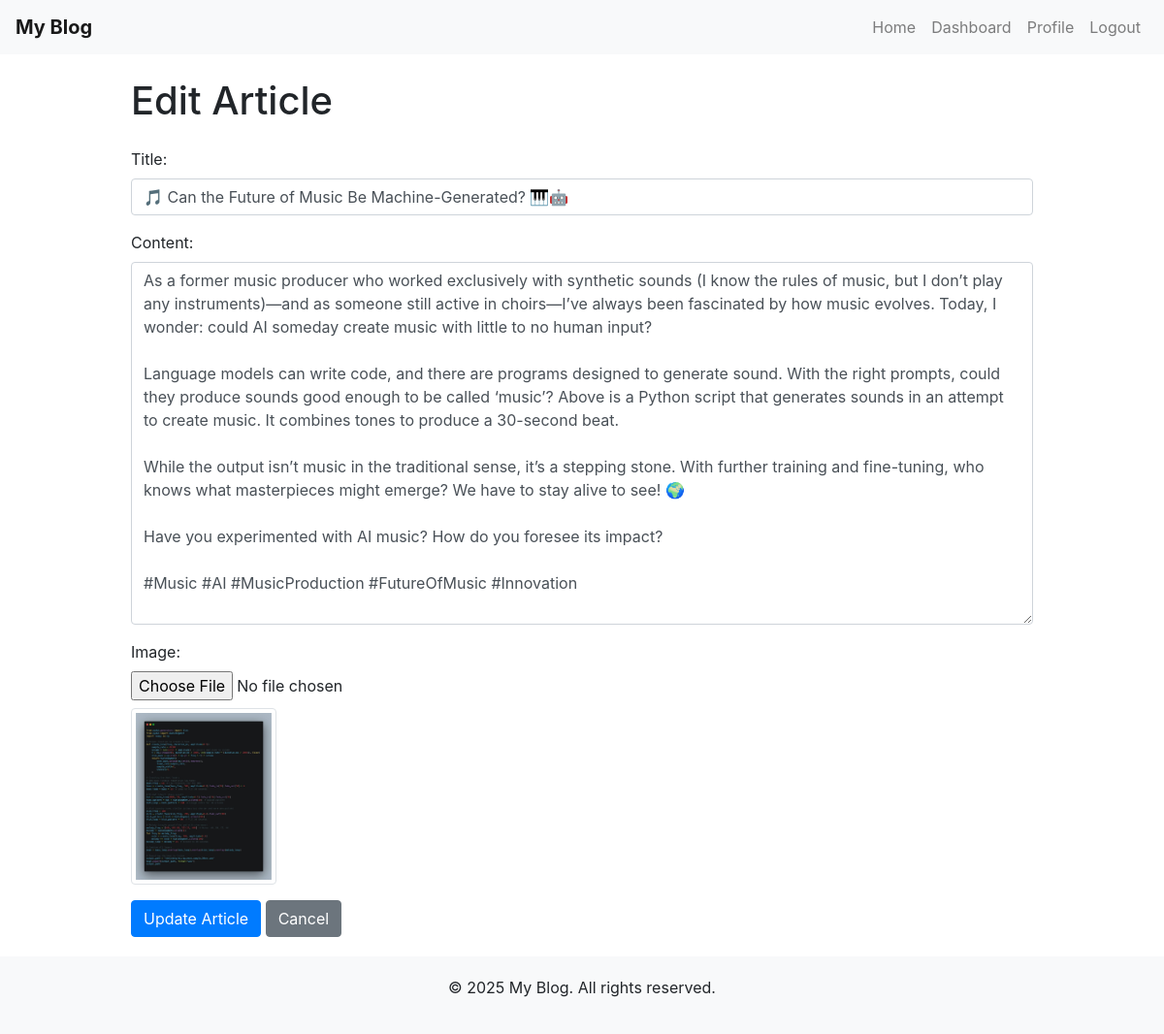
The page /edit_article/3 (signed in) on the database its author committed.
### app.py (models this page shows)
class Article(db.Model):
    id = db.Column(db.Integer, primary_key=True)
    title = db.Column(db.String(150), nullable=False)
    content = db.Column(db.Text, nullable=False)
    date = db.Column(db.String(100), nullable=False)
    author_id = db.Column(db.Integer, db.ForeignKey('user.id'), nullable=False)
    comments = db.relationship('Comment', backref='article', lazy=True)
    image = db.Column(db.String(200), nullable=True)

### app.py (the view, shortened to what this page needs)
@app.route('/edit_article/<int:id>', methods=['GET', 'POST'])
def edit_article(id):
    article = Article.query.get_or_404(id)
    return render_template('edit_article.html', article=article)

### app.py (called while the page is built)
@app.context_processor
def inject_now():
    return {'current_year': datetime.now().year}

### templates/edit_article.html (shortened to what this page needs)
{% extends "base.html" %}
{% block content %}
<h1 class="my-4">Edit Article</h1>
<form method="POST" enctype="multipart/form-data">
    <div class="form-group">
        <label for="title">Title:</label>
        <input type="text" id="title" name="title" class="form-control" value="{{ article.title }}" required>
    </div>
    <div class="form-group">
        <label for="content">Content:</label>
        <textarea id="content" name="content" class="form-control" rows="15" required>{{ article.content }}</textarea>
    </div>
    <div class="form-group">
        <label for="image">Image:</label>
        <input type="file" id="image" name="image" class="form-control-file">
        {% if article.image %}
        <img src="{{ url_for('static', filename=article.image) }}" alt="Article Image" class="img-thumbnail mt-2" style="max-width: 150px;">
        {% endif %}
    </div>
    <button type="submit" class="btn btn-primary">Update Article</button>
    <a href="{{ url_for('dashboard') }}" class="btn btn-secondary">Cancel</a>
</form>
{% endblock %}

### templates/base.html (style rules this page uses)
body { padding-top: 56px; }

### rows shown on the page
Article: title "🎵 Can the Future of Music Be Machine-Generated? 🎹🤖", content "As a former music producer who worked exclusively with synthetic sounds (I know the rules of music, but I don’t play any instruments)—and as someone still active in choirs—I’ve always been fascinated by how music evolves. Today, I wonder: could AI someday create music with little to no human input? Language models can write code, and there are programs designed to generate sound. With the right prompts, could they produce sounds good enough to be called ‘music’? Above is a Python script that generates sounds in an attempt to create music. It combines tones to produce a 30-second beat. While the output isn’t music in the traditional sense, it’s a stepping stone. With further training and…", image (picture)
